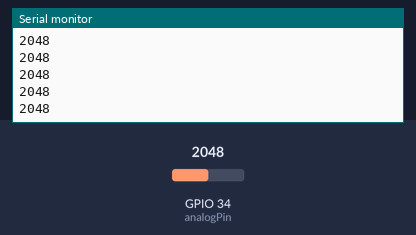
Simulated run of this sketch. Board: ESP32. Shown: the last lines printed to the serial monitor. The inputs (shaded band) are chosen by the test bench; at power-on: GPIO 34 (analogPin) = 2048.

Above: at 1.2 s.
1.3 s: GPIO 34 (analogPin) set to 2866
At 1.31 s:
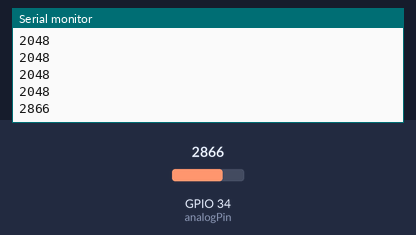
2.8 s: GPIO 34 (analogPin) set to 3603
At 2.81 s:
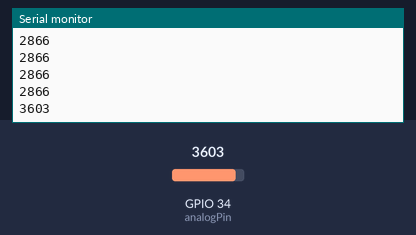
Timing chart, 0 to 5.8 s (numbered marks = the images above; inputs shaded):
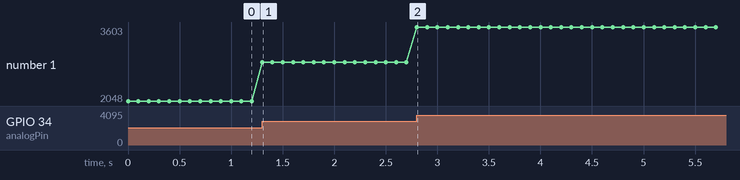

Measured:
- after the input at 1.3 s, the serial monitor: prints a new line at once (image 1)
- after the input at 2.8 s, the serial monitor: prints a new line at once (image 2)
- plotted number 1: 2048 → 2866 after the input at 1.3 s, 2866 → 3603 after the input at 2.8 s

The sketch:

Nyquist_Example.ino
```cpp
const int analogPin = 34; // ADC Pin
const int sampleRate = 10; // Sampling Rate (Hz)
const unsigned long interval = 1000000 / sampleRate; // Microseconds per sample

void setup() {
    Serial.begin(115200);
}

void loop() {
    unsigned long startTime = micros();
    int value = analogRead(analogPin);

    Serial.println(value);

    while (micros() - startTime < interval);
}
```
